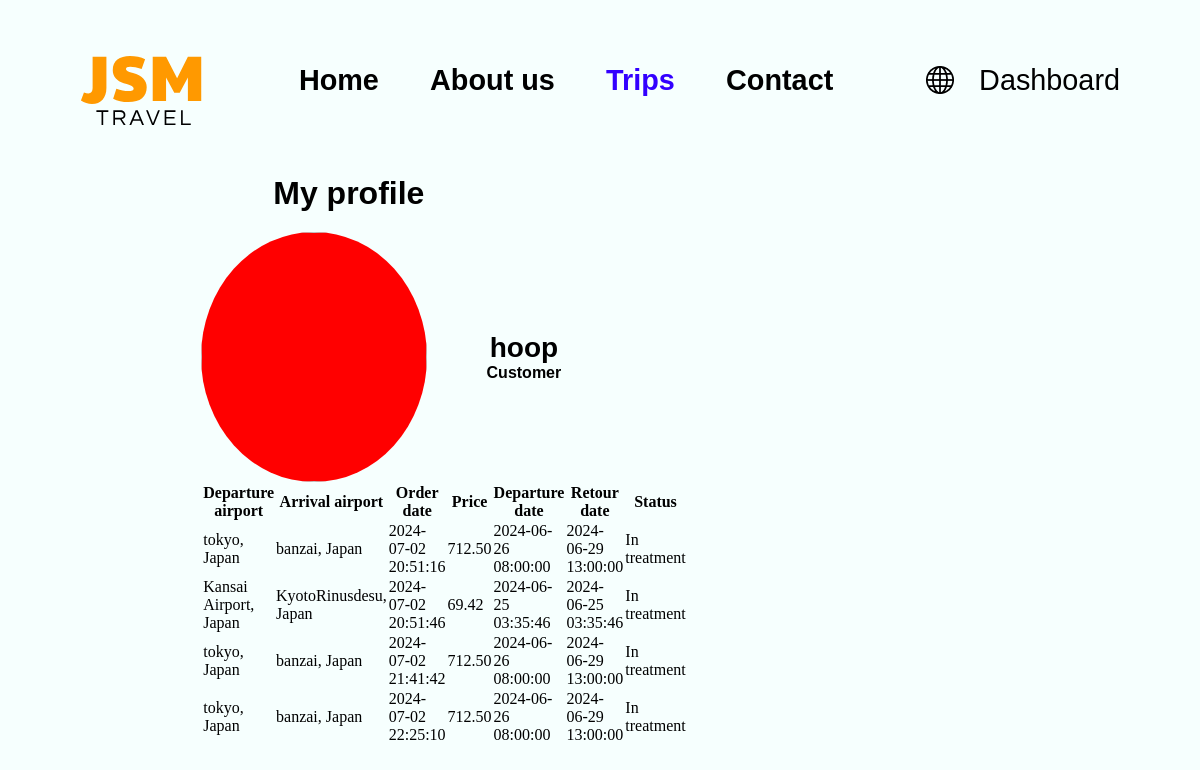
Screenshot of /pages/user-dashboard.php (signed in) with the database file from the repository.
### tables this page shows
CREATE TABLE `bookings` (
  `booking_id` int(11) NOT NULL,
  `user_id` int(11) NOT NULL,
  `flight_id` int(11) NOT NULL,
  `country_id` int(11) NOT NULL,
  `accomodation_id` int(11) DEFAULT NULL,
  `order_date` timestamp NOT NULL DEFAULT CURRENT_TIMESTAMP,
  `travel_begin_date` datetime NOT NULL,
  `travel_end_date` datetime NOT NULL,
  `status` varchar(20) NOT NULL DEFAULT 'In treatment'
);

CREATE TABLE `airports` (
  `airport_id` int(11) NOT NULL,
  `city_id` int(11) NOT NULL,
  `airport_name` varchar(50) NOT NULL
);

CREATE TABLE `countries` (
  `country_id` int(11) NOT NULL,
  `country_name` varchar(50) NOT NULL,
  `country_code` varchar(3) NOT NULL,
  `part_of_europe` tinyint(1) NOT NULL DEFAULT '0'
);

CREATE TABLE `flights` (
  `flight_id` int(11) NOT NULL,
  `departure_airport` int(11) NOT NULL,
  `arrival_airport` int(11) NOT NULL,
  `flight_number` varchar(20) NOT NULL,
  `airline` varchar(50) NOT NULL,
  `flight_date` datetime NOT NULL,
  `retour_date` datetime NOT NULL,
  `price` decimal(10,2) NOT NULL
);

### pages/user-dashboard.php (the view, shortened to what this page needs)
<?php
$userId = $_SESSION['user_id'];
?>
<!DOCTYPE html>
<html lang="en">
<head>
    <link rel="stylesheet" href="../css/style.css">
</head>
<body>
<?php
include "../includes/header.php";
?>
<div class="user-dashboard-container">
    <div class="profile-user-dashboard-container">
        <div class="profile-title-user-dashboard">
            <h1>My profile</h1>
        </div>
        <div class="image-user-container-user-dashboard">
            <image class="profile-img-user-dashboard">
            </image>
            <div class="profile-username-info-user-dashboard">
                <?php
                echo $username;
                ?>
                <div class="role-profile-info-user-dashboard">
                    Customer
                </div>
            </div>
        </div>
        <table class="bookings">
            <tr>
                <th>Departure airport</th>
                <th>Arrival airport</th>
                <th>Order date</th>
                <th>Price</th>
                <th>Departure date</th>
                <th>Retour date</th>
                <th>Status</th>
            </tr>
            <?php
            $stmt = $connection->prepare("SELECT b.*, f.price, da.airport_name as da_airport_name, aa.airport_name as aa_airport_name, d_co.country_name as d_country_name, a_co.country_name as a_country_name
            FROM bookings AS b
            LEFT JOIN flights AS f ON b.flight_id = f.flight_id
            JOIN airports AS da ON f.departure_airport = da.airport_id
            JOIN airports AS aa ON f.arrival_airport = aa.airport_id
            JOIN city AS d_ci ON da.city_id = d_ci.city_id
            JOIN city AS a_ci ON aa.city_id = a_ci.city_id
            JOIN countries AS d_co ON d_ci.country_id = d_co.country_id
            JOIN countries AS a_co ON a_ci.country_id = a_co.country_id
            WHERE user_id = :user_id");
            $stmt->bindParam(":user_id", $userId, PDO::PARAM_INT);
            $stmt->execute();
            $booking = $stmt->fetchAll(pdo::FETCH_ASSOC);
            foreach ($booking as $book) {
                echo "<tr>";
                echo "<td>" . htmlspecialchars($book["da_airport_name"]) . ", ". htmlspecialchars($book["d_country_name"]) . "</td>";
                echo "<td>" . htmlspecialchars($book["aa_airport_name"]) .", " .htmlspecialchars($book["a_country_name"]) . "</td>";
                echo "<td>" . htmlspecialchars($book["order_date"]) . "</td>";
                echo "<td>" . htmlspecialchars($book["price"]) . "</td>";
                echo "<td>" . htmlspecialchars($book["travel_begin_date"]) . "</td>";
                echo "<td>" . htmlspecialchars($book["travel_end_date"]) . "</td>";
                echo "<td>" . htmlspecialchars($book["status"]) . "</td>";
                echo "</tr>";
            }
            ?>
        </table>
    </div>
</div>
</body>
</html>

### css/style.css (style rules this page uses)
* { margin: 0; padding: 0; box-sizing: border-box; }
h1 { font-family: "M PLUS Rounded 1c", sans-serif; font-weight: 600; font-style: normal; }
body { background-color: #F6FFFE; }
.user-dashboard-container { height: 600px; width: 100%; gap: 35px; display: flex; flex-direction: row; align-items: center; justify-content: space-around; }
.profile-user-dashboard-container { height: auto; width: 30%; display: flex; flex-direction: column; align-items: start; justify-content: center; }
.profile-title-user-dashboard { margin-left: 20%; }
.image-user-container-user-dashboard { height: auto; width: 100%; margin-top: 20px; gap: 30px; display: flex; flex-direction: row; align-items: center; justify-content: center; }
.profile-img-user-dashboard { height: 250px; width: 250px; border-radius: 100%; background-color: #ff0000; }
.profile-username-info-user-dashboard { height: auto; display: flex; font-family: "M PLUS Rounded 1c", sans-serif; font-weight: 600; font-style: normal; font-size: 28px; flex-direction: column; align-items: center; justify-content: center; }
.role-profile-info-user-dashboard { font-size: 16px; }

### rows the page displays
bookings: airports.airport_name "tokyo", country.country_name "Japan", airports.airport_name "banzai", order_date "2024-07-02 20:51:16", flight.price "712.50", travel_begin_date "2024-06-26 08:00:00", travel_end_date "2024-06-29 13:00:00", status "In treatment"
bookings: airports.airport_name "Kansai Airport", country.country_name "Japan", airports.airport_name "KyotoRinusdesu", order_date "2024-07-02 20:51:46", flight.price "69.42", travel_begin_date "2024-06-25 03:35:46", travel_end_date "2024-06-25 03:35:46", status "In treatment"
bookings: airports.airport_name "tokyo", country.country_name "Japan", airports.airport_name "banzai", order_date "2024-07-02 21:41:42", flight.price "712.50", travel_begin_date "2024-06-26 08:00:00", travel_end_date "2024-06-29 13:00:00", status "In treatment"
bookings: airports.airport_name "tokyo", country.country_name "Japan", airports.airport_name "banzai", order_date "2024-07-02 22:25:10", flight.price "712.50", travel_begin_date "2024-06-26 08:00:00", travel_end_date "2024-06-29 13:00:00", status "In treatment"

### other values shown
$username "hoop"
